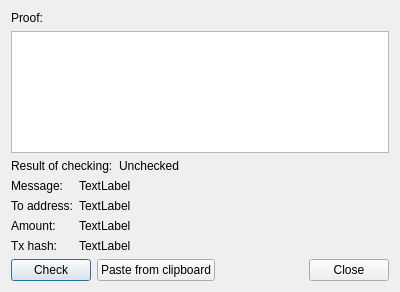
<?xml version="1.0" encoding="UTF-8"?>
<ui version="4.0">
 <class>CheckProofDialog</class>
 <widget class="QDialog" name="CheckProofDialog">
  <property name="geometry">
   <rect>
    <x>0</x>
    <y>0</y>
    <width>400</width>
    <height>292</height>
   </rect>
  </property>
  <property name="sizePolicy">
   <sizepolicy hsizetype="Preferred" vsizetype="Preferred">
    <horstretch>0</horstretch>
    <verstretch>0</verstretch>
   </sizepolicy>
  </property>
  <property name="windowTitle">
   <string>Check proof</string>
  </property>
  <layout class="QVBoxLayout" name="verticalLayout">
   <property name="sizeConstraint">
    <enum>QLayout::SetMaximumSize</enum>
   </property>
   <item>
    <widget class="QLabel" name="label">
     <property name="text">
      <string>Proof:</string>
     </property>
    </widget>
   </item>
   <item>
    <widget class="QTextEdit" name="proofEdit"/>
   </item>
   <item>
    <layout class="QHBoxLayout" name="horizontalLayout_2">
     <property name="sizeConstraint">
      <enum>QLayout::SetDefaultConstraint</enum>
     </property>
     <item>
      <widget class="QLabel" name="label_2">
       <property name="sizePolicy">
        <sizepolicy hsizetype="Maximum" vsizetype="Preferred">
         <horstretch>0</horstretch>
         <verstretch>0</verstretch>
        </sizepolicy>
       </property>
       <property name="text">
        <string>Result of checking:</string>
       </property>
      </widget>
     </item>
     <item>
      <widget class="QLabel" name="resultLabel">
       <property name="sizePolicy">
        <sizepolicy hsizetype="Ignored" vsizetype="Preferred">
         <horstretch>0</horstretch>
         <verstretch>0</verstretch>
        </sizepolicy>
       </property>
       <property name="cursor">
        <cursorShape>IBeamCursor</cursorShape>
       </property>
       <property name="text">
        <string>Unchecked</string>
       </property>
       <property name="wordWrap">
        <bool>false</bool>
       </property>
       <property name="textInteractionFlags">
        <set>Qt::LinksAccessibleByMouse|Qt::TextSelectableByMouse</set>
       </property>
      </widget>
     </item>
    </layout>
   </item>
   <item>
    <layout class="QFormLayout" name="formLayout">
     <property name="labelAlignment">
      <set>Qt::AlignLeading|Qt::AlignLeft|Qt::AlignVCenter</set>
     </property>
     <property name="formAlignment">
      <set>Qt::AlignLeading|Qt::AlignLeft|Qt::AlignTop</set>
     </property>
     <item row="3" column="0">
      <widget class="QLabel" name="label_4">
       <property name="text">
        <string>Tx hash:</string>
       </property>
      </widget>
     </item>
     <item row="0" column="0">
      <widget class="QLabel" name="label_3">
       <property name="text">
        <string>Message:</string>
       </property>
      </widget>
     </item>
     <item row="1" column="0">
      <widget class="QLabel" name="label_5">
       <property name="text">
        <string>To address:</string>
       </property>
      </widget>
     </item>
     <item row="2" column="0">
      <widget class="QLabel" name="label_6">
       <property name="text">
        <string>Amount:</string>
       </property>
      </widget>
     </item>
     <item row="0" column="1">
      <widget class="QLabel" name="messageLabel">
       <property name="text">
        <string>TextLabel</string>
       </property>
      </widget>
     </item>
     <item row="1" column="1">
      <widget class="WalletGUI::ElidedLabel" name="addressLabel">
       <property name="sizePolicy">
        <sizepolicy hsizetype="Minimum" vsizetype="Preferred">
         <horstretch>0</horstretch>
         <verstretch>0</verstretch>
        </sizepolicy>
       </property>
       <property name="text">
        <string>TextLabel</string>
       </property>
      </widget>
     </item>
     <item row="2" column="1">
      <widget class="QLabel" name="amountLabel">
       <property name="text">
        <string>TextLabel</string>
       </property>
      </widget>
     </item>
     <item row="3" column="1">
      <widget class="WalletGUI::ElidedLabel" name="txHashLabel">
       <property name="text">
        <string>TextLabel</string>
       </property>
      </widget>
     </item>
    </layout>
   </item>
   <item>
    <layout class="QHBoxLayout" name="horizontalLayout">
     <item>
      <widget class="QPushButton" name="checkButton">
       <property name="text">
        <string>Check</string>
       </property>
       <property name="default">
        <bool>true</bool>
       </property>
      </widget>
     </item>
     <item>
      <widget class="QPushButton" name="copyButton">
       <property name="text">
        <string>Paste from clipboard</string>
       </property>
       <property name="autoDefault">
        <bool>false</bool>
       </property>
      </widget>
     </item>
     <item>
      <spacer name="horizontalSpacer">
       <property name="orientation">
        <enum>Qt::Horizontal</enum>
       </property>
       <property name="sizeHint" stdset="0">
        <size>
         <width>40</width>
         <height>20</height>
        </size>
       </property>
      </spacer>
     </item>
     <item>
      <widget class="QPushButton" name="closeButton">
       <property name="text">
        <string>Close</string>
       </property>
       <property name="autoDefault">
        <bool>false</bool>
       </property>
      </widget>
     </item>
    </layout>
   </item>
  </layout>
 </widget>
 <customwidgets>
  <customwidget>
   <class>WalletGUI::ElidedLabel</class>
   <extends>QLabel</extends>
   <header>elidedlabel.h</header>
  </customwidget>
 </customwidgets>
 <resources/>
 <connections>
  <connection>
   <sender>closeButton</sender>
   <signal>clicked()</signal>
   <receiver>CheckProofDialog</receiver>
   <slot>reject()</slot>
   <hints>
    <hint type="sourcelabel">
     <x>349</x>
     <y>222</y>
    </hint>
    <hint type="destinationlabel">
     <x>199</x>
     <y>122</y>
    </hint>
   </hints>
  </connection>
  <connection>
   <sender>copyButton</sender>
   <signal>clicked()</signal>
   <receiver>CheckProofDialog</receiver>
   <slot>pasteFromClipboard()</slot>
   <hints>
    <hint type="sourcelabel">
     <x>77</x>
     <y>222</y>
    </hint>
    <hint type="destinationlabel">
     <x>199</x>
     <y>122</y>
    </hint>
   </hints>
  </connection>
  <connection>
   <sender>proofEdit</sender>
   <signal>textChanged()</signal>
   <receiver>CheckProofDialog</receiver>
   <slot>proofChanged()</slot>
   <hints>
    <hint type="sourcelabel">
     <x>199</x>
     <y>105</y>
    </hint>
    <hint type="destinationlabel">
     <x>199</x>
     <y>122</y>
    </hint>
   </hints>
  </connection>
  <connection>
   <sender>checkButton</sender>
   <signal>clicked()</signal>
   <receiver>CheckProofDialog</receiver>
   <slot>checkProof()</slot>
   <hints>
    <hint type="sourcelabel">
     <x>49</x>
     <y>222</y>
    </hint>
    <hint type="destinationlabel">
     <x>199</x>
     <y>122</y>
    </hint>
   </hints>
  </connection>
 </connections>
 <slots>
  <slot>pasteFromClipboard()</slot>
  <slot>proofChanged()</slot>
  <slot>checkProof()</slot>
 </slots>
</ui>
